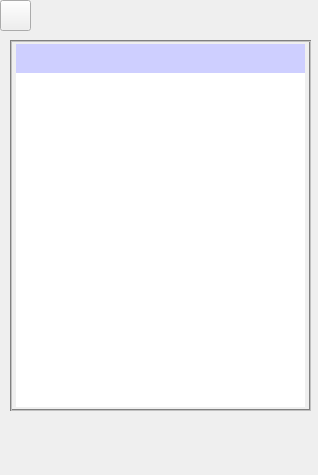
<?xml version="1.0" encoding="UTF-8"?>
<ui version="4.0">
 <class>MainWindow</class>
 <widget class="QMainWindow" name="MainWindow">
  <property name="geometry">
   <rect>
    <x>0</x>
    <y>0</y>
    <width>318</width>
    <height>475</height>
   </rect>
  </property>
  <property name="windowTitle">
   <string>PopStar</string>
  </property>
  <widget class="QWidget" name="centralWidget">
   <widget class="QStackedWidget" name="stackedWidget">
    <property name="geometry">
     <rect>
      <x>0</x>
      <y>0</y>
      <width>321</width>
      <height>481</height>
     </rect>
    </property>
    <property name="styleSheet">
     <string notr="true"/>
    </property>
    <property name="currentIndex">
     <number>1</number>
    </property>
    <widget class="QWidget" name="page_2">
     <property name="styleSheet">
      <string notr="true">background-image: url(:/star/images/2.jpg);</string>
     </property>
     <widget class="QPushButton" name="RecordBtn">
      <property name="geometry">
       <rect>
        <x>190</x>
        <y>270</y>
        <width>81</width>
        <height>41</height>
       </rect>
      </property>
      <property name="styleSheet">
       <string notr="true">background: transparent;
background-color: rgb(171, 201, 255);</string>
      </property>
      <property name="text">
       <string>分数记录</string>
      </property>
     </widget>
     <widget class="QPushButton" name="HelpBtn">
      <property name="geometry">
       <rect>
        <x>190</x>
        <y>330</y>
        <width>81</width>
        <height>41</height>
       </rect>
      </property>
      <property name="styleSheet">
       <string notr="true">background: transparent;
background-color: rgb(171, 201, 255);</string>
      </property>
      <property name="text">
       <string>帮助</string>
      </property>
      <property name="flat">
       <bool>false</bool>
      </property>
     </widget>
     <widget class="QComboBox" name="typecomboBox">
      <property name="geometry">
       <rect>
        <x>190</x>
        <y>220</y>
        <width>81</width>
        <height>41</height>
       </rect>
      </property>
      <property name="styleSheet">
       <string notr="true">
font: bold 14px;

color: rgb(88, 88, 88);

padding: 6px;
background: transparent;
background-color: rgb(171, 201, 255);
border-style: outset;
border-width: 4px;
border-radius: 10px;
border-color: rgba(255, 225, 255, 30);
</string>
      </property>
      <item>
       <property name="text">
        <string>简单</string>
       </property>
      </item>
      <item>
       <property name="text">
        <string>中等</string>
       </property>
      </item>
      <item>
       <property name="text">
        <string>复杂</string>
       </property>
      </item>
     </widget>
     <widget class="QPushButton" name="startBtn">
      <property name="geometry">
       <rect>
        <x>190</x>
        <y>160</y>
        <width>81</width>
        <height>41</height>
       </rect>
      </property>
      <property name="styleSheet">
       <string notr="true">background: transparent;
background-color: rgb(171, 201, 255);</string>
      </property>
      <property name="text">
       <string>开始游戏</string>
      </property>
     </widget>
     <widget class="QPushButton" name="agreementBtn">
      <property name="geometry">
       <rect>
        <x>240</x>
        <y>410</y>
        <width>71</width>
        <height>31</height>
       </rect>
      </property>
      <property name="styleSheet">
       <string notr="true">background: transparent;
font:bold 8pt &quot;Arial&quot;;
color: rgb(227, 221, 42);
</string>
      </property>
      <property name="text">
       <string>用户协议</string>
      </property>
      <property name="flat">
       <bool>true</bool>
      </property>
     </widget>
    </widget>
    <widget class="QWidget" name="page_3">
     <widget class="QTableView" name="tableView">
      <property name="geometry">
       <rect>
        <x>10</x>
        <y>40</y>
        <width>301</width>
        <height>371</height>
       </rect>
      </property>
      <property name="styleSheet">
       <string notr="true">/*QTableView 左上角样式*/
QTableView QTableCornerButton::section {
   /*  background: red;
    border: 2px outset red;*/
    color: red;
    background-color: rgb(206, 207, 255);
    border: 5px solid #f6f7fa;
    border-radius:0px;
    border-color:  rgb(206, 207, 255);
 }

 QTableView {
    color: black;                                       /*表格内文字颜色*/
    gridline-color: black;                              /*表格内框颜色*/
    /*background-color: rgb(85, 170, 255);*/               /*表格内背景色*/
    alternate-background-color: rgb(206, 207, 255);
    selection-color: white;                             /*选中区域的文字颜色*/
    /*selection-background-color: rgb(29, 143, 191);*/        /*选中区域的背景色*/
    border: 2px groove gray;
    border-radius: 0px;
    padding: 2px 4px;
}

QHeaderView {
    color: black;
    font: bold 10pt;
    background-color:  rgb(206, 207, 255);
    border: 0px solid rgb(144, 144, 144);
    border:0px solid rgb(191,191,191);
    border-left-color: rgba(255, 255, 255, 0);
    border-top-color: rgba(255, 255, 255, 0);
    border-radius:0px;
    min-height:29px;
}

QHeaderView::section {
    color: black;
    background-color:  rgb(206, 207, 255);
    
    /*border-color:rgb(65, 179, 255);*/
} </string>
      </property>
     </widget>
     <widget class="QPushButton" name="fanhuiBtn">
      <property name="geometry">
       <rect>
        <x>0</x>
        <y>0</y>
        <width>31</width>
        <height>31</height>
       </rect>
      </property>
      <property name="styleSheet">
       <string notr="true"/>
      </property>
      <property name="text">
       <string/>
      </property>
     </widget>
    </widget>
   </widget>
  </widget>
  <action name="action">
   <property name="text">
    <string>简单</string>
   </property>
  </action>
  <action name="action_2">
   <property name="text">
    <string>中等</string>
   </property>
  </action>
  <action name="action_3">
   <property name="text">
    <string>复杂</string>
   </property>
  </action>
 </widget>
 <layoutdefault spacing="6" margin="11"/>
 <resources/>
 <connections/>
</ui>
